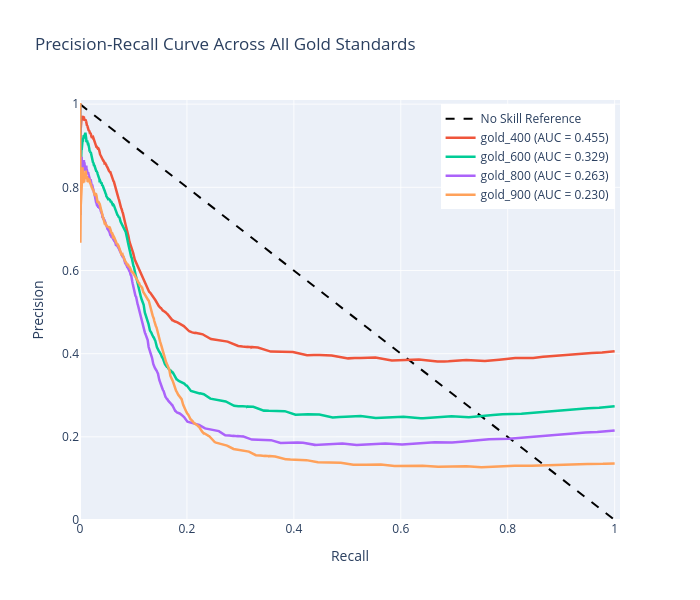

The code cell stored with this chart in its notebook:
### Markdown cell above
### __Interpertation of figures above__

__PR__:
With a heavily imbalanced dataset where positive cases are rare, the PR Area Under the Curve (AUC = 0.45) provides a conservative and highly realistic measure of performance, demonstrating that the model substantially outperforms a random baseline despite a sharp trade-off between minimizing false alarms and maximizing positive detections.

__ROC__:
There is an 49% chance that the model will rank a randomly chosen positive sample higher than a randomly chosen negative sample. 

Down below are all the scores for string gold standard.

### Code cell
fig = go.Figure()
gold_columns = ["gold_400", "gold_600", "gold_800", "gold_900"]

fig.add_trace(go.Scatter(
    x=[0, 1], y=[1, 0], 
    mode='lines', 
    line=dict(color='black', width=2, dash='dash'),
    name='No Skill Reference',
    showlegend=True
))

for gold in gold_columns:
    y_true = df_evaluated[gold].cast(pl.Int32).to_numpy().flatten()
    
    precision, recall, _ = precision_recall_curve(y_true, y_score)
    pr_auc = auc(recall, precision)
    
    fig.add_trace(go.Scatter(
        x=recall, 
        y=precision, 
        mode='lines',
        line=dict(width=2.5),
        name=f"{gold} (AUC = {pr_auc:.3f})"
    ))

fig.update_layout(
    title="Precision-Recall Curve Across All Gold Standards",
    xaxis_title="Recall",
    yaxis_title="Precision",
    xaxis=dict(range=[0, 1.01], gridcolor='rgba(255,255,255,0.8)'),
    yaxis=dict(range=[0, 1.01], gridcolor='rgba(255,255,255,0.8)'),
    plot_bgcolor='#ebf0f8', 
    width=700,
    height=600,
    legend=dict(yanchor="top", y=0.99, xanchor="right", x=0.99)
)

fig.show()

### Figure 1 — Plotly figure (JSON) as saved in the notebook; plotly's stock layout.template omitted (floating-point values rounded to 4 significant figures; data arrays with more than 128 entries replaced by an {"elided": "..."} marker saying what was removed)
{"data": [{"line": {"color": "black", "dash": "dash", "width": 2}, "mode": "lines", "name": "No Skill Reference", "showlegend": true, "type": "scatter", "x": [0, 1], "y": [1, 0]}, {"line": {"width": 2.5}, "mode": "lines", "name": "gold_400 (AUC = 0.455)", "type": "scatter", "x": {"elided": "772 float values"}, "y": {"elided": "772 float values"}}, {"line": {"width": 2.5}, "mode": "lines", "name": "gold_600 (AUC = 0.329)", "type": "scatter", "x": {"elided": "772 float values"}, "y": {"elided": "772 float values"}}, {"line": {"width": 2.5}, "mode": "lines", "name": "gold_800 (AUC = 0.263)", "type": "scatter", "x": {"elided": "772 float values"}, "y": {"elided": "772 float values"}}, {"line": {"width": 2.5}, "mode": "lines", "name": "gold_900 (AUC = 0.230)", "type": "scatter", "x": {"elided": "772 float values"}, "y": {"elided": "772 float values"}}], "layout": {"height": 600, "legend": {"x": 0.99, "xanchor": "right", "y": 0.99, "yanchor": "top"}, "plot_bgcolor": "#ebf0f8", "title": {"text": "Precision-Recall Curve Across All Gold Standards"}, "width": 700, "xaxis": {"gridcolor": "rgba(255,255,255,0.8)", "range": [0, 1.01], "title": {"text": "Recall"}}, "yaxis": {"gridcolor": "rgba(255,255,255,0.8)", "range": [0, 1.01], "title": {"text": "Precision"}}}}
